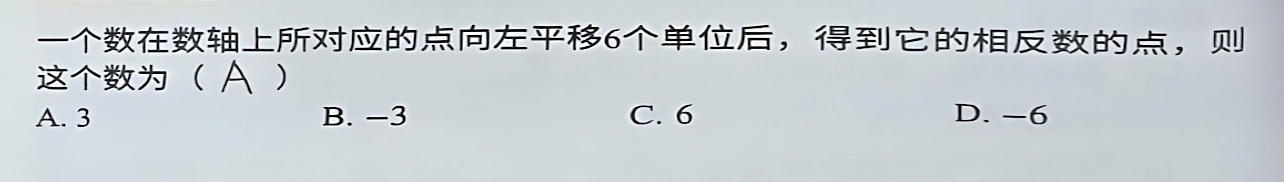
#> input picture main/_traCV/tests/temp_images/1768976166417_5_9668168.1768976166412.jpg, 1284 x 182 px
$ python -i traditional_cv.py   (imports and definitions only)
#> lines starting #> are read from the running program, lines starting #| are printed output that depends on the picture; after the words box and inside, x2 and y2 are one past the last pixel; in counts of white or black regions, pixels touching at a corner belong together
### main/_traCV/layout_api_client.py
"""
Layout API 客户端
负责调用 REST API 获取填空区域检测结果
"""

import io
from typing import List, Dict, Any, Optional
import requests
from dataclasses import dataclass


@dataclass
class Box:
    """检测框数据类"""
    cls_id: int
    coordinate: List[int]  # [x1, y1, x2, y2]
    label: str

    # [18 lines left out: function from_dict, not called in this run]


@dataclass
class LayoutResult:
    """Layout 检测结果"""
    boxes: List[Box]

    # [6 lines left out: function from_dict, not called in this run]


class LayoutAPIClient:
    """Layout API 客户端"""

    def __init__(self, api_url: str, threshold: float = 0.3, timeout: int = 30):
        """
        初始化 Layout API 客户端

        Args:
            api_url: Layout API 的 URL
            threshold: 检测阈值，默认 0.3
            timeout: 请求超时时间（秒），默认 30
        """
        self.api_url = api_url
        self.threshold = threshold
        self.timeout = timeout

    # [102 lines left out: functions detect, _detect_mime_type, _generate_filename, not called in this run]

### main/_traCV/box_processor.py
"""
检测框处理器
负责检测框的过滤、排序等后处理操作
"""

from typing import List
from .layout_api_client import Box as LayoutBox


class BoxProcessor:
    """
    检测框处理器
    提供检测框的过滤、排序等功能
    """

    def __init__(self,
                 coverage_threshold: float = 0.85,
                 area_ratio_threshold: float = 1.2,
                 min_box_area: int = 100,
                 same_line_overlap_threshold: float = 0.5):
        """
        初始化检测框处理器

        Args:
            coverage_threshold: 覆盖率阈值，判断包含关系，默认 0.85 (85%)
            area_ratio_threshold: 面积比阈值，区分包含/重复，默认 1.2
            min_box_area: 最小有效框面积（像素），过滤噪点，默认 100
            same_line_overlap_threshold: 同行判断的垂直重叠阈值，默认 0.5 (50%)
        """
        self.coverage_threshold = coverage_threshold
        self.area_ratio_threshold = area_ratio_threshold
        self.min_box_area = min_box_area
        self.same_line_overlap_threshold = same_line_overlap_threshold

    # [246 lines left out: functions process, filter_overlapping_boxes, _detect_and_mark_removals, sort_boxes_reading_order, _is_same_line, _is_valid_box and 2 more, not called in this run]

### main/_traCV/ocr_clients.py
"""
OCR 客户端模块
提供纯数字 OCR 和全能 OCR 两种识别服务
"""

import io
import base64
import requests
from typing import Optional, Dict, Any
from dataclasses import dataclass


@dataclass
class LocalPaddleOcrResult:
    """纯数字 OCR 识别结果"""
    text: str
    score: float


@dataclass
class OcrBlanksRecogResult:
    """全能 OCR 识别结果"""
    code: int
    msg: str
    latex_string: str


class LocalPaddleOcrClient:
    """
    纯数字 OCR 客户端
    用于识别纯数字内容（正数、小数、负数）
    """

    def __init__(self, api_url: str, timeout: int = 30):
        """
        初始化纯数字 OCR 客户端

        Args:
            api_url: OCR API 的 URL
            timeout: 请求超时时间（秒），默认 30
        """
        self.api_url = api_url
        self.timeout = timeout

    # [43 lines left out: function recognize, not called in this run]


class OcrBlanksRecogClient:
    """
    全能 OCR 客户端
    用于识别非数字内容（公式、文字等）
    """

    def __init__(self, api_url: str, timeout: int = 30):
        """
        初始化全能 OCR 客户端

        Args:
            api_url: OCR API 的 URL
            timeout: 请求超时时间（秒），默认 30
        """
        self.api_url = api_url
        self.timeout = timeout

    # [113 lines left out: functions recognize, is_finite_number, not called in this run]

### main/_traCV/ocr_processor.py
"""
OCR 处理器
负责图像裁剪、OCR 识别等后处理操作
"""

import cv2
import numpy as np
from typing import List, Tuple, Dict, Any, Optional
from pathlib import Path
import concurrent.futures
from .ocr_clients import LocalPaddleOcrClient, OcrBlanksRecogClient, is_finite_number
import pdb


class ImageMismatchError(Exception):
    """图片错误异常：当识别框数量与标准答案数量不匹配时抛出"""
    pass


class OcrProcessor:
    """
    OCR 处理器
    提供图像裁剪、识别等功能
    """

    def __init__(self,
                 local_paddle_ocr_client: LocalPaddleOcrClient,
                 ocr_blanks_recog_client: OcrBlanksRecogClient,
                 debug: bool = False,
                 debug_dir: Optional[Path] = None):
        """
        初始化 OCR 处理器

        Args:
            local_paddle_ocr_client: 纯数字 OCR 客户端
            ocr_blanks_recog_client: 全能 OCR 客户端
            debug: 是否启用调试模式
            debug_dir: 调试文件保存目录
        """
        self.local_paddle_ocr_client = local_paddle_ocr_client
        self.ocr_blanks_recog_client = ocr_blanks_recog_client
        self.debug = debug
        self.debug_dir = debug_dir

    # [175 lines left out: functions recognize, _crop_images, _recognize_single, _recognize_concurrent, not called in this run]

### main/config/config.py
"""
配置管理模块

从 .env 文件中读取配置。

使用方式：
    from config import Config

    # 使用显式定义的属性（推荐，简单直接）
    debug = Config.DEBUG

    # 使用 get 方法（适用于未显式定义的配置项）
    custom_value = Config.get("CUSTOM_KEY", "default")

添加新配置属性：
    在 _init_config_attributes() 函数中添加：
    Config.NEW_KEY = Config.get("NEW_KEY", "default_value")
"""

from pathlib import Path
from typing import Optional
from dotenv import dotenv_values


class Config:
    """配置类，从 .env 文件加载配置"""

    _config: dict[str, str] = {}
    _loaded: bool = False

    @classmethod
    def _load_config(cls) -> None:
        """从 .env 文件加载配置（仅加载一次）"""
        if cls._loaded:
            return

        # 获取项目根目录
        root_dir = Path(__file__).parent.parent

        # 从 .env 文件加载配置
        env_path = root_dir / ".env"
        if env_path.exists():
            env_config = dotenv_values(env_path)
            cls._config.update({k: v for k, v in env_config.items() if v is not None})
        else:
            print(f"Warning: .env file not found at {env_path}")

        cls._loaded = True

    @classmethod
    def get(cls, key: str, default: Optional[str] = None) -> Optional[str]:
        """
        获取配置值

        Args:
            key: 配置键名
            default: 默认值，如果配置不存在则返回此值

        Returns:
            配置值，如果不存在且未提供默认值则返回 None
        """
        cls._load_config()
        return cls._config.get(key, default)

    @classmethod
    def get_bool(cls, key: str, default: bool = False) -> bool:
        """
        获取布尔类型配置值

        Args:
            key: 配置键名
            default: 默认值

        Returns:
            布尔值
        """
        value = cls.get(key)
        if value is None:
            return default
        return value.lower() in ("true", "1", "yes", "on")

    @classmethod
    def get_int(cls, key: str, default: Optional[int] = None) -> Optional[int]:
        """
        获取整数类型配置值

        Args:
            key: 配置键名
            default: 默认值

        Returns:
            整数值，如果转换失败则返回默认值
        """
        value = cls.get(key)
        if value is None:
            return default
        try:
            return int(value)
        except ValueError:
            return default

    # [25 lines left out: functions get_float, __contains__, not called in this run]


# 初始化配置属性
def _init_config_attributes() -> None:
    """初始化 Config 类的属性"""
    # 应用配置
    Config.APP_NAME = Config.get("APP_NAME", "llm_blanks_recog")
    Config.APP_VERSION = Config.get("APP_VERSION", "0.1.0")
    Config.APP_DESCRIPTION = Config.get("APP_DESCRIPTION", "AI 判题服务")

    # 服务器配置
    Config.DEBUG = Config.get_bool("DEBUG", False)

    # 日志配置
    Config.LOG_LEVEL = Config.get("LOG_LEVEL", "INFO")
    Config.LOG_PATH = Config.get(
        "LOG_PATH", f"/data/var/log/{Config.APP_NAME}/{Config.APP_NAME}.log"
    )
    Config.LOG_RETENTION_DAYS = Config.get_int("LOG_RETENTION_DAYS", 30)

    # API 配置
    Config.API_PREFIX = Config.get("API_PREFIX", "/api/v1")

    # 模型 API 配置（按区域分类）
    # 中国大陆模型统一配置
    Config.CN_API_KEY = Config.get("CN_API_KEY", "")
    Config.CN_BASE_URL = Config.get("CN_BASE_URL", "")
    # 中国大陆以外模型统一配置
    Config.GLOBAL_API_KEY = Config.get("GLOBAL_API_KEY", "")
    Config.GLOBAL_BASE_URL = Config.get("GLOBAL_BASE_URL", "")

    # Layout 检测 API 配置
    Config.LAYOUT_API_URL = Config.get("LAYOUT_API_URL", "https://cv.aixuexi.com/math_layout/predict")
    Config.LAYOUT_CHOICE_API_URL = Config.get("LAYOUT_CHOICE_API_URL", "https://cv.dev.aixuexi.com/layout/choice/predict")

    # OCR 识别 API 配置
    Config.LOCAL_PADDLE_OCR_URL = Config.get("LOCAL_PADDLE_OCR_URL", "https://cv.aixuexi.com/ocr/number/predict")
    Config.OCR_BLANKS_RECOG_URL = Config.get("OCR_BLANKS_RECOG_URL", "https://cv.aixuexi.com/formula_recog/")


# 初始化配置属性（模块导入时自动执行）
_init_config_attributes()

### main/config/logger.py
"""
日志管理模块

使用方式：
    from config.logger import logger
    logger.info("这是一条信息日志")
"""

import logging
import logging.config
from pathlib import Path

from config import Config


# 应用名称，用于日志器命名
APP_NAME = Config.APP_NAME


# 日志配置字典
LOGGING_CONFIG = {
    "version": 1,
    "disable_existing_loggers": False,
    "formatters": {
        "detailed": {
            "format": "[timestamp=%(asctime)s.%(msecs)03d] [app_id=%(name)s] [location=%(module)s.py:%(lineno)d] [method=%(funcName)s] [level=%(levelname)s] [msg=%(message)s]",
            "datefmt": "%Y-%m-%d %H:%M:%S",
        },
        "simple": {
            "format": "%(message)s",
        },
    },
    "handlers": {
        "console": {
            "class": "logging.StreamHandler",
            "level": "INFO",
            "formatter": "detailed",
            "stream": "ext://sys.stdout",
        },
        "file": {
            "class": "logging.handlers.TimedRotatingFileHandler",
            "level": "INFO",
            "formatter": "detailed",
            "filename": "./log/server.log",
            "when": "midnight",
            "interval": 1,
            "backupCount": 30,
            "encoding": "utf-8",
            "utc": False,
        },
    },
    "loggers": {},
    "root": {
        "level": "WARNING",
        "handlers": ["console"],
    },
}


def setup_logger() -> logging.Logger:
    """设置并返回配置好的日志器"""
    # 从 Config 动态设置日志路径和级别
    config = LOGGING_CONFIG.copy()

    # 动态设置 logger 配置
    log_level = getattr(logging, Config.LOG_LEVEL.upper(), logging.INFO)
    config["loggers"][APP_NAME] = {
        "level": log_level,
        "handlers": ["console", "file"],
        "propagate": False,
    }

    # 设置日志文件路径
    if Config.LOG_PATH:
        log_path = Path(Config.LOG_PATH)
        log_path.parent.mkdir(parents=True, exist_ok=True)
        config["handlers"]["file"]["filename"] = str(log_path)

    # 设置日志保留天数
    if Config.LOG_RETENTION_DAYS:
        config["handlers"]["file"]["backupCount"] = Config.LOG_RETENTION_DAYS

    # 设置处理器日志级别
    config["handlers"]["console"]["level"] = log_level
    config["handlers"]["file"]["level"] = log_level

    logging.config.dictConfig(config)
    return logging.getLogger(APP_NAME)


# 创建全局日志器实例
logger = setup_logger()

### main/_traCV/traditional_cv.py
import cv2
import numpy as np
from typing import List, Tuple, Optional, Dict, Any
from pathlib import Path
import os
from datetime import datetime
import json
from .layout_api_client import LayoutAPIClient
from .box_processor import BoxProcessor
from .ocr_clients import LocalPaddleOcrClient, OcrBlanksRecogClient
from .ocr_processor import OcrProcessor

# 尝试导入 logger，如果失败则使用 print
try:
    from ..config.logger import logger
except ImportError:
    try:
        from config.logger import logger
    except ImportError:
        import logging
        logger = logging.getLogger(__name__)


class TraditionalCV:
    """
    传统计算机视觉处理类
    包含布局检测、OCR识别等功能的完整流程
    """

    def __init__(self, layout_model_path: Optional[str] = None,
                 ocr_model_path: Optional[str] = None,
                 layout_api_url: Optional[str] = None,
                 layout_threshold: float = 0.3,
                 local_paddle_ocr_url: Optional[str] = None,
                 ocr_blanks_recog_url: Optional[str] = None,
                 Layout_choice_api_url: Optional[str] = None,
                 debug: bool = False,
                 debug_dir: Optional[str] = None):
        """
        初始化 TraditionalCV 类

        Args:
            layout_model_path: layout 检测模型的路径（已弃用，改用 API）
            ocr_model_path: OCR 识别模型的路径（已弃用，改用 API）
            layout_api_url: Layout API 的 URL
            layout_threshold: Layout 检测阈值，默认 0.3
            local_paddle_ocr_url: 纯数字 OCR API 的 URL
            ocr_blanks_recog_url: 全能 OCR API 的 URL
            debug: 是否启用调试模式，默认 False
            debug_dir: 调试文件保存目录，如果为 None 则使用默认目录
        """
        # Debug 模式设置
        self.debug = debug
        if debug:
            if debug_dir:
                self.debug_dir = Path(debug_dir)
            else:
                # 默认使用项目根目录下的 debug_output 目录
                project_root = Path(__file__).parent.parent.parent.parent
                self.debug_dir = project_root / "debug_output"
            self.debug_dir.mkdir(parents=True, exist_ok=True)
            # 为每次运行创建时间戳子目录
            timestamp = datetime.now().strftime("%Y%m%d_%H%M%S")
            self.debug_dir = self.debug_dir / timestamp
            self.debug_dir.mkdir(parents=True, exist_ok=True)
            print(f"[DEBUG] 调试模式已启用，输出目录: {self.debug_dir}")
        else:
            self.debug_dir = None
        # 初始化 Layout API 客户端
        if layout_api_url:
            self.layout_api_client = LayoutAPIClient(layout_api_url, layout_threshold)
        else:
            # 从配置文件读取
            try:
                from ..config.config import Config
                # 使用 Config.LAYOUT_API_URL 属性，它已经有默认值
                api_url = Config.LAYOUT_API_URL
                if api_url:
                    self.layout_api_client = LayoutAPIClient(api_url, layout_threshold)
                else:
                    self.layout_api_client = None
            except (ImportError, AttributeError):
                self.layout_api_client = None

        # 初始化检测框处理器
        self.box_processor = BoxProcessor()

        # 初始化纯数字 OCR 客户端
        if local_paddle_ocr_url:
            self.local_paddle_ocr_client = LocalPaddleOcrClient(local_paddle_ocr_url)
        else:
            # 从配置文件读取
            try:
                from ..config.config import Config
                # 使用 Config.LOCAL_PADDLE_OCR_URL 属性，它已经有默认值
                ocr_url = Config.LOCAL_PADDLE_OCR_URL
                if ocr_url:
                    self.local_paddle_ocr_client = LocalPaddleOcrClient(ocr_url)
                else:
                    self.local_paddle_ocr_client = None
            except (ImportError, AttributeError):
                self.local_paddle_ocr_client = None

        # 初始化全能 OCR 客户端
        if ocr_blanks_recog_url:
            self.ocr_blanks_recog_client = OcrBlanksRecogClient(ocr_blanks_recog_url)
        else:
            # 从配置文件读取
            try:
                from ..config.config import Config
                # 使用 Config.OCR_BLANKS_RECOG_URL 属性，它已经有默认值
                ocr_url = Config.OCR_BLANKS_RECOG_URL
                if ocr_url:
                    self.ocr_blanks_recog_client = OcrBlanksRecogClient(ocr_url)
                else:
                    self.ocr_blanks_recog_client = None
            except (ImportError, AttributeError):
                self.ocr_blanks_recog_client = None

        # 初始化 OCR 处理器
        if self.local_paddle_ocr_client and self.ocr_blanks_recog_client:
            self.ocr_processor = OcrProcessor(
                self.local_paddle_ocr_client,
                self.ocr_blanks_recog_client,
                debug=self.debug,
                debug_dir=self.debug_dir
            )
        else:
            self.ocr_processor = None

        # 初始化选择题layout客户端
        if Layout_choice_api_url:
            self.layout_choice_api_client = LayoutAPIClient(Layout_choice_api_url, layout_threshold)
        else:
            # 从配置文件读取
            try:
                from ..config.config import Config
                # 使用 Config.LAYOUT_CHOICE_API_URL 属性
                api_url = Config.LAYOUT_CHOICE_API_URL
                if api_url:
                    self.layout_choice_api_client = LayoutAPIClient(api_url, layout_threshold)
                else:
                    self.layout_choice_api_client = None
            except (ImportError, AttributeError):
                self.layout_choice_api_client = None


    # [145 lines left out: functions preprocess, _draw_boxes_on_image, get_detection_boxes, not called in this run]

    def thresh(self, image: np.ndarray, method: str = 'adaptive',
               **kwargs) -> np.ndarray:
        """
        阈值处理

        Args:
            image: 输入图像（通常是灰度图）
            method: 阈值处理方法 ('adaptive', 'otsu', 'binary', 'binary_inv')
            **kwargs: 其他阈值处理参数

        Returns:
            二值化后的图像
        """
        if len(image.shape) == 3:
            gray = cv2.cvtColor(image, cv2.COLOR_BGR2GRAY)
        else:
            gray = image.copy()

        if method == 'adaptive':
            # 自适应阈值
            block_size = kwargs.get('block_size', 11)
            C = kwargs.get('C', 2)
            thresh_img = cv2.adaptiveThreshold(
                gray, 255, cv2.ADAPTIVE_THRESH_GAUSSIAN_C,
                cv2.THRESH_BINARY, block_size, C
            )
        elif method == 'otsu':
            # Otsu 阈值
            _, thresh_img = cv2.threshold(gray, 0, 255, cv2.THRESH_BINARY + cv2.THRESH_OTSU)
        elif method == 'binary':
            # 固定阈值二值化
            threshold_value = kwargs.get('threshold_value', 127)
            _, thresh_img = cv2.threshold(gray, threshold_value, 255, cv2.THRESH_BINARY)
        elif method == 'binary_inv':
            # 固定阈值二值化（反转）
            threshold_value = kwargs.get('threshold_value', 127)
            _, thresh_img = cv2.threshold(gray, threshold_value, 255, cv2.THRESH_BINARY_INV)
        else:
            raise ValueError(f"Unsupported threshold method: {method}")

        return thresh_img

    # [314 lines left out: functions recognize, recognize_choice, inference, process, not called in this run]

>>> import cv2
>>> picture = cv2.imread('tests/temp_images/1768976166417_5_9668168.1768976166412.jpg')
#> picture is the input picture: shape (182, 1284, 3); mean B, G, R 209.5, 205.2, 198
>>> result = TraditionalCV().thresh(picture)
#> in thresh, `thresh_img = cv2.adaptiveThreshold( gray, 255, cv2.ADAPTIVE_THRESH_GAU..`:
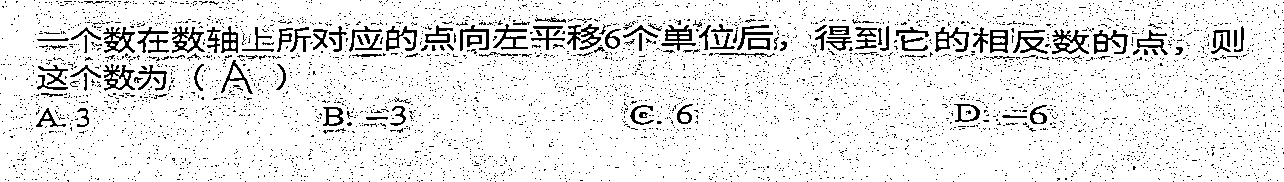
#> thresh_img: shape (182, 1284); 90.8% white; black in thin lines or dots

$ run again, on main/_traCV/tests/temp_images/1770016407444_78_8769308.1770016407436.jpg
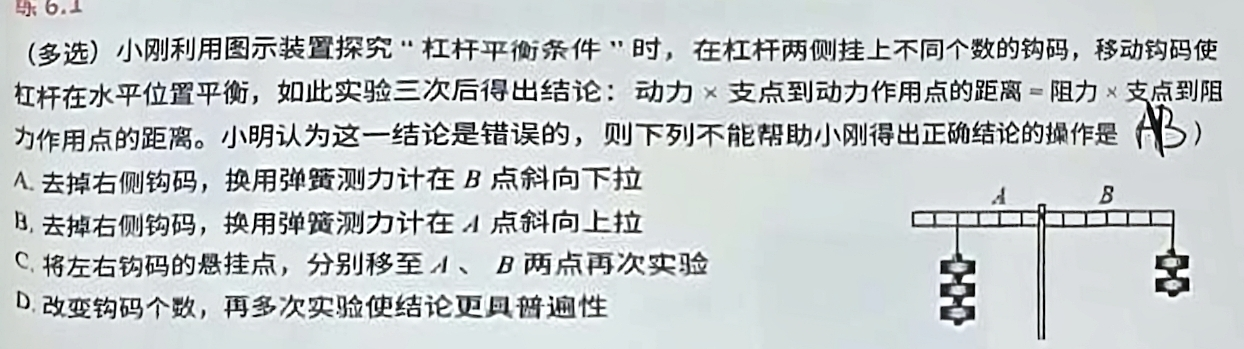
#> input picture main/_traCV/tests/temp_images/1770016407444_78_8769308.1770016407436.jpg, 1244 x 349 px
#> picture is the input picture: shape (349, 1244, 3); mean B, G, R 205.7, 204.5, 199.3
#> in thresh, `thresh_img = cv2.adaptiveThreshold( gray, 255, cv2.ADAPTIVE_THRESH_GAU..`:
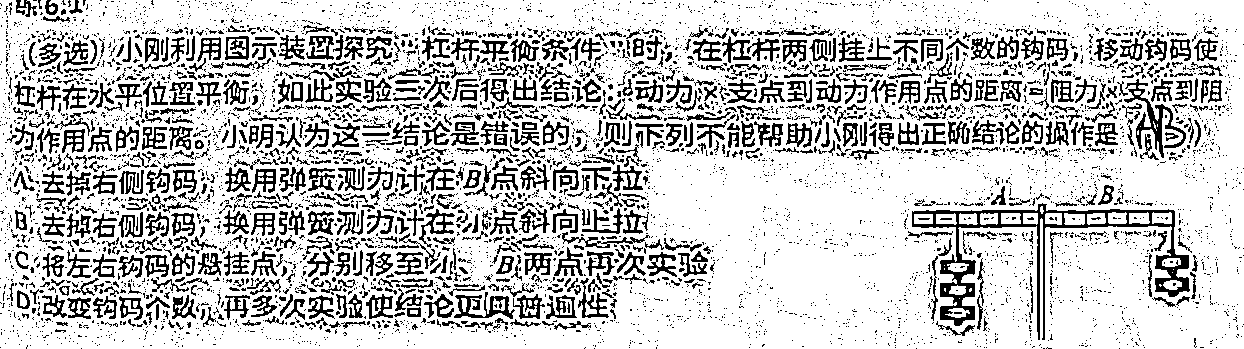
#> thresh_img: shape (349, 1244); 77.3% white; black in thin lines or dots

$ run again, on main/_traCV/tests/temp_images/1770276756673_54_1604961.1770276756667.jpg
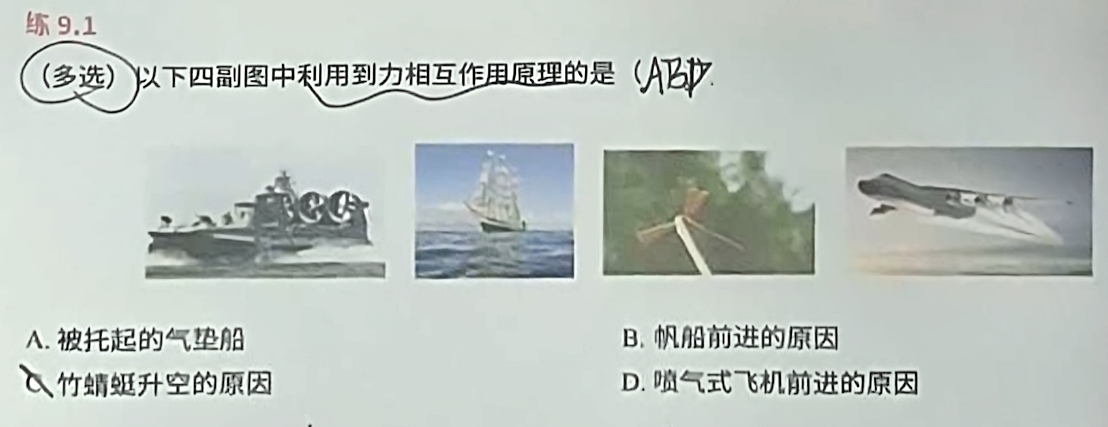
#> input picture main/_traCV/tests/temp_images/1770276756673_54_1604961.1770276756667.jpg, 1108 x 427 px
#> picture is the input picture: shape (427, 1108, 3); mean B, G, R 191.3, 196.8, 188.8
#> in thresh, `gray = cv2.cvtColor(image, cv2.COLOR_BGR2GRAY)`:
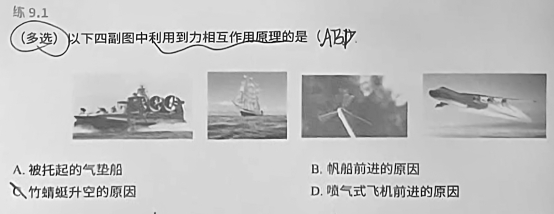
#> gray: shape (427, 1108) (shown at 1/2 size); min 0, max 255, mean 193.9
#> in thresh, `thresh_img = cv2.adaptiveThreshold( gray, 255, cv2.ADAPTIVE_THRESH_GAU..`:
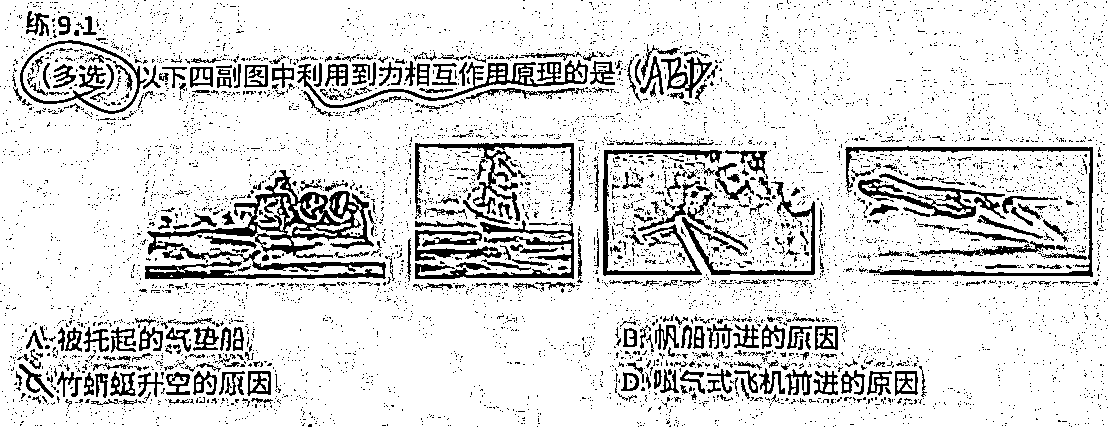
#> thresh_img: shape (427, 1108); 85.8% white; 6552 black regions (6206 under 20 px), largest, box (x1, y1, x2, y2) and area: (147, 170, 374, 258) 4473, (145, 247, 386, 279) 2576, (845, 146, 1093, 277) 2489
